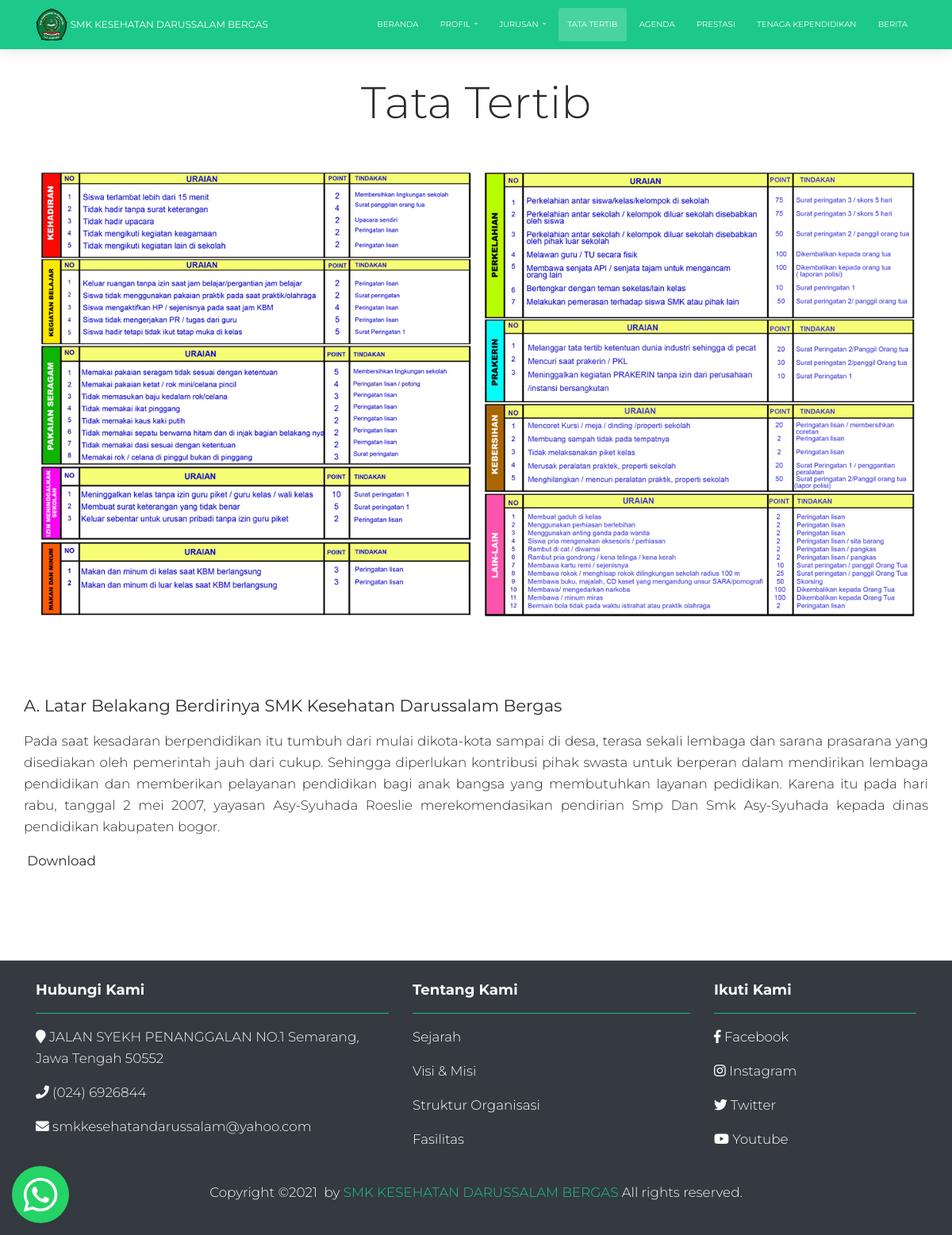
Before: /index.php/tatatertib with the older database file.
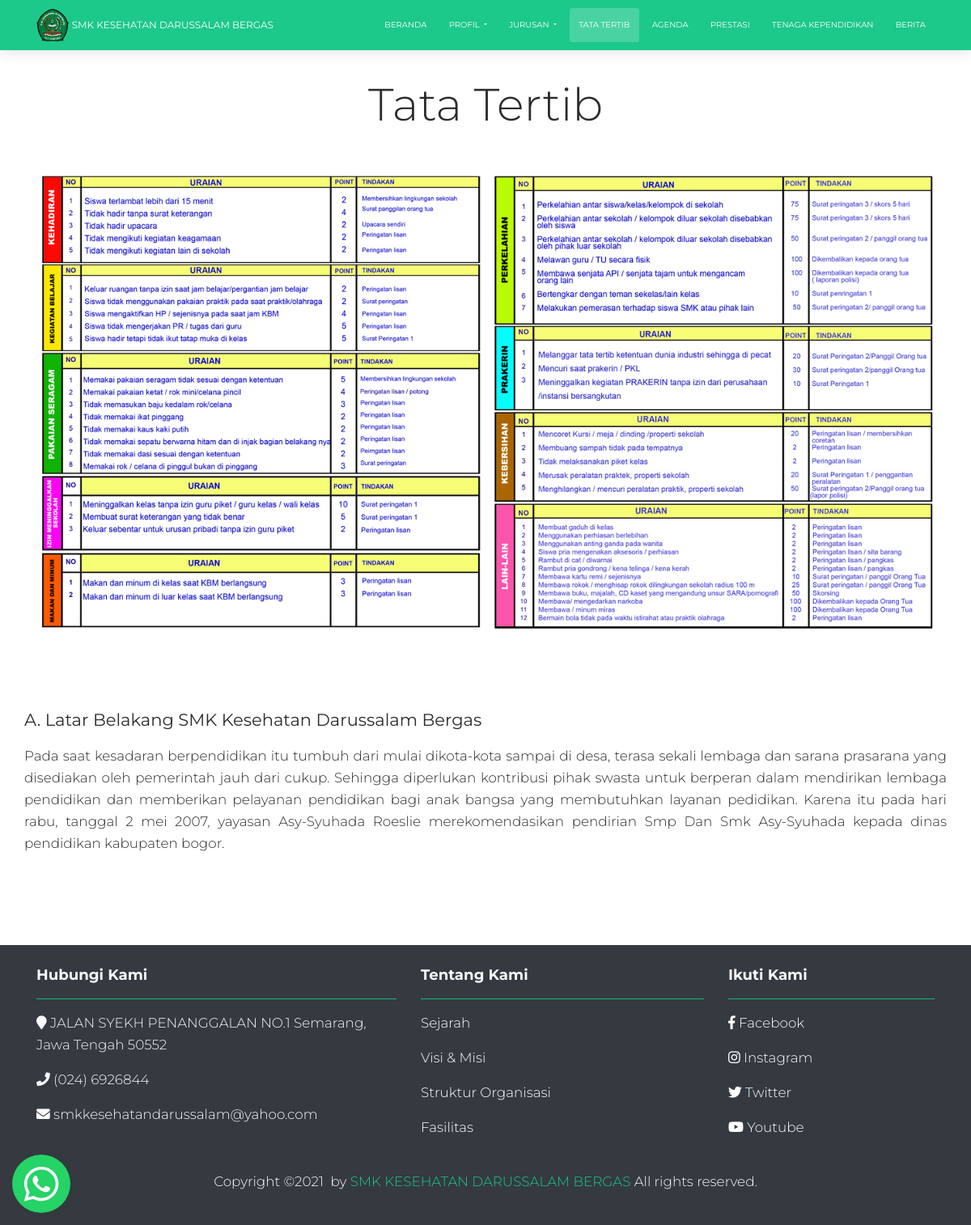
After: the same page with the newer database file.
### tables this page shows
CREATE TABLE `tatatertib` (
  `id` int(11) NOT NULL,
  `content` text NOT NULL,
  `photo` text NOT NULL
);

### application/controllers/Tatatertib.php (called while the page is built, shortened)
<?php
class Tatatertib extends CI_Controller {
	public function __construct()
	{
		$this->load->model('tatib_model', 'tatib');
	}
	public function index()
	{
		$data['title']		= 'Tata Tertib';
		$data['page']		= 'tatatertib/index';
		$data['tatib'] = $this->tatib->getData();
		$this->load->view('front/layouts/main', $data);
	}
}

### index.php (called while the page is built, shortened)
<?php
require_once BASEPATH.'core/CodeIgniter.php';

### application/models/Tatib_model.php (called while the page is built, shortened)
<?php
class Tatib_model extends CI_Model {
	public function getData()
	{
		return $this->db->get('tatatertib')->row();
	}
}

### application/views/front/pages/tatatertib/index.php (the view)
<div class="content mt-5 mb-5 pb-5 pt-5">
	<div class="container">
	<h1 class="display-4 my-auto text-center">Tata Tertib</h1>
		<div class="row pt-5 pb-5">
			<img src="<?= base_url('img/tatatertib/' . $tatib->photo) ?>" class="img-fluid">
		</div>
		<div class="row text-justify">
			<?= $tatib->content ?>
		</div>
	</div>
</div>

Changed rows visible on the page:
changed tatatertib: content "A. Latar Belakang Berdirinya SMK Kesehatan Darussalam Bergas Pada saat kesadaran berpendidikan itu tumbuh dari mulai dikota-kota sampai di desa, terasa sekali lembaga dan sarana prasarana yang disediakan oleh pemerintah jauh dari cukup. Sehingga diperlukan kontribusi pihak swasta untuk berperan dalam mendirikan lembaga pendidikan dan memberikan pelayanan pendidikan bagi anak bangsa yang membutuhkan layanan pedidikan. Karena itu pada hari rabu, tanggal 2 mei 2007, yayasan Asy-Syuhada Roeslie merekomendasikan pendirian Smp Dan Smk Asy-Syuhada kepada dinas pendidikan kabupaten bogor. Download" → "A. Latar Belakang SMK Kesehatan Darussalam Bergas Pada saat kesadaran berpendidikan itu tumbuh dari mulai dikota-kota sampai di desa, terasa sekali lembaga dan sarana prasarana yang disediakan oleh pemerintah jauh dari cukup. Sehingga diperlukan kontribusi pihak swasta untuk berperan dalam mendirikan lembaga pendidikan dan memberikan pelayanan pendidikan bagi anak bangsa yang membutuhkan layanan pedidikan. Karena itu pada hari rabu, tanggal 2 mei 2007, yayasan Asy-Syuhada Roeslie merekomendasikan pendirian Smp Dan Smk Asy-Syuhada kepada dinas pendidikan kabupaten bogor."
